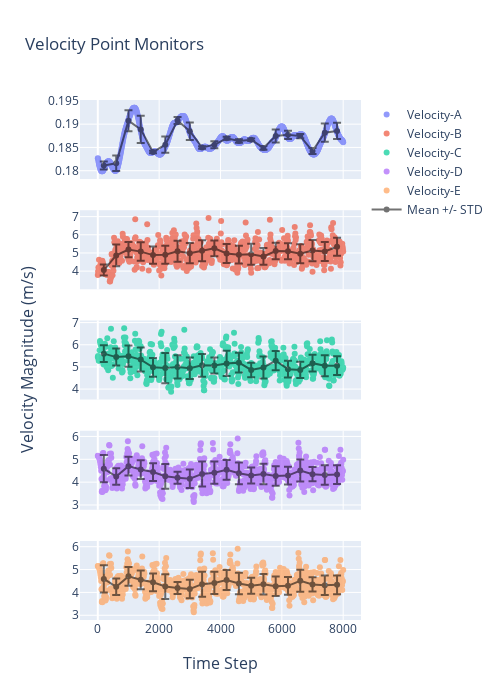
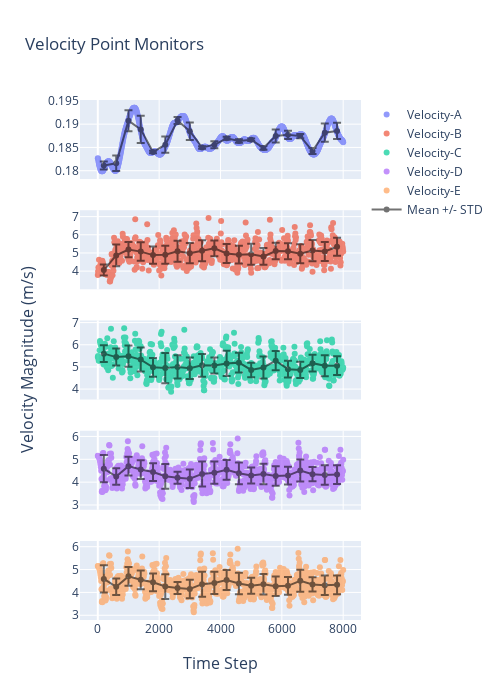

The code cell stored with these charts, in order, in its notebook:
### Code cell
color10_16 = ['#636EFA', '#EF553B', '#00CC96', '#AB63FA', '#FFA15A', '#19D3F3', '#FF6692', '#B6E880', '#FF97FF',
              '#FECB52']
fig = make_subplots(
    rows=5,
    cols=1,
    shared_xaxes=True,
    x_title="Time Step",
    y_title="Velocity Magnitude (m/s)")
# subplot_titles=("Point A", "Quadrant 2"))

fig.add_trace(go.Scatter(x=residual_df['Time_Step'],
                         y=residual_df['point-vel-a'],
                         mode='markers',
                         opacity=scatter_opacity,
                         name='Velocity-A',
                         line=dict(color=color10_16[0])),
              row=1, col=1)

fig.add_trace(go.Scatter(x=bin_df['bin_centres'],
                         y=bin_df['point-vel-a_bin_mean'],
                         mode='markers+lines',
                         name='Mean +/- STD',
                         line=dict(color='black'),
                         opacity=.55,
                         error_y_array=bin_df['point-vel-a_std'],
                         showlegend=False),
              row=1, col=1)


fig.add_trace(go.Scatter(x=residual_df['Time_Step'],
                         y=residual_df['point-vel-b'],
                         mode='markers',
                         opacity=scatter_opacity,
                         name='Velocity-B',
                         line=dict(color=color10_16[1])),
              row=2, col=1)
fig.add_trace(go.Scatter(x=bin_df['bin_centres'],
                         y=bin_df['point-vel-b_bin_mean'],
                         mode='markers+lines',
                         name='Mean +/- STD',
                         line=dict(color='black'),
                         opacity=.55,
                         error_y_array=bin_df['point-vel-b_std'],
                         showlegend=False),
              row=2, col=1)

fig.add_trace(go.Scatter(x=residual_df['Time_Step'],
                         y=residual_df['point-vel-c'],
                         mode='markers',
                         opacity=scatter_opacity,
                         name='Velocity-C',
                         line=dict(color=color10_16[2]),
                         showlegend=True),
              row=3, col=1)
fig.add_trace(go.Scatter(x=bin_df['bin_centres'],
                         y=bin_df['point-vel-c_bin_mean'],
                         mode='markers+lines',
                         name='Mean +/- STD',
                         line=dict(color='black'),
                         opacity=.55,
                         error_y_array=bin_df['point-vel-c_std'],
                         showlegend=False),
              row=3, col=1)

fig.add_trace(go.Scatter(x=residual_df['Time_Step'],
                         y=residual_df['point-vel-d'],
                         mode='markers',
                         opacity=scatter_opacity,
                         name='Velocity-D',
                         line=dict(color=color10_16[3]),
                         showlegend=True),
              row=4, col=1)
fig.add_trace(go.Scatter(x=bin_df['bin_centres'],
                         y=bin_df['point-vel-d_bin_mean'],
                         mode='markers+lines',
                         name='Mean +/- STD',
                         line=dict(color='black'),
                         opacity=.55,
                         error_y_array=bin_df['point-vel-d_std'],
                         showlegend=False),
              row=4, col=1)

fig.add_trace(go.Scatter(x=residual_df['Time_Step'],
                         y=residual_df['point-vel-e'],
                         mode='markers',
                         opacity=scatter_opacity,
                         name='Velocity-E',
                         line=dict(color=color10_16[4]),
                         showlegend=True),
              row=5, col=1)
fig.add_trace(go.Scatter(x=bin_df['bin_centres'],
                         y=bin_df['point-vel-e_bin_mean'],
                         mode='markers+lines',
                         name='Mean +/- STD',
                         line=dict(color='black'),
                         opacity=.55,
                         error_y_array=bin_df['point-vel-e_std'],
                         showlegend=True),
              row=5, col=1)

fig.update_layout(height=700, width=500,
                  title_text="Velocity Point Monitors")

fig.show()

### Figure 1 — Plotly figure (JSON) as saved in the notebook; plotly's stock layout.template omitted (floating-point values rounded to 4 significant figures; data arrays with more than 128 entries replaced by an {"elided": "..."} marker saying what was removed)
{"data": [{"line": {"color": "#636EFA"}, "mode": "markers", "name": "Velocity-A", "opacity": 0.7, "type": "scatter", "x": {"elided": "801 int values"}, "xaxis": "x", "y": {"elided": "801 float values"}, "yaxis": "y"}, {"error_y": {"array": [0.0008582, 0.001669, 0.002281, 0.002948, 0.0002693, 0.00175, 0.0007374, 0.001869, 0.0002583, 0.0007481, 0.0003298, 0.0003839, 0.0002596, 0.0004245, 0.001378, 0.0008815, 0.000462, 0.0006628, 0.001962, 0.00174]}, "line": {"color": "black"}, "mode": "markers+lines", "name": "Mean +/- STD", "opacity": 0.55, "showlegend": false, "type": "scatter", "x": [196.0, 600.0, 1000.0, 1400.0, 1800.0, 2200.0, 2600.0, 3000.0, 3400.0, 3800.0, 4200.0, 4600.0, 5000.0, 5400.0, 5800.0, 6200.0, 6600.0, 7000.0, 7400.0, 7800.0], "xaxis": "x", "y": [0.1811, 0.1816, 0.1907, 0.1889, 0.184, 0.1856, 0.1908, 0.1885, 0.185, 0.1856, 0.187, 0.1864, 0.1867, 0.1849, 0.1875, 0.1877, 0.1874, 0.1842, 0.1882, 0.1885], "yaxis": "y"}, {"line": {"color": "#EF553B"}, "mode": "markers", "name": "Velocity-B", "opacity": 0.7, "type": "scatter", "x": {"elided": "801 int values"}, "xaxis": "x2", "y": {"elided": "801 float values"}, "yaxis": "y2"}, {"error_y": {"array": [0.3021, 0.5946, 0.4183, 0.5092, 0.4757, 0.4912, 0.5801, 0.5595, 0.5778, 0.4313, 0.5217, 0.4886, 0.5813, 0.4587, 0.4557, 0.4419, 0.5242, 0.5873, 0.5198, 0.4996]}, "line": {"color": "black"}, "mode": "markers+lines", "name": "Mean +/- STD", "opacity": 0.55, "showlegend": false, "type": "scatter", "x": [196.0, 600.0, 1000.0, 1400.0, 1800.0, 2200.0, 2600.0, 3000.0, 3400.0, 3800.0, 4200.0, 4600.0, 5000.0, 5400.0, 5800.0, 6200.0, 6600.0, 7000.0, 7400.0, 7800.0], "xaxis": "x2", "y": [4.057, 4.865, 5.184, 5.074, 4.882, 4.899, 5.094, 4.987, 5.124, 5.255, 4.972, 4.902, 4.928, 4.81, 5.109, 5.098, 4.961, 5.132, 5.079, 5.34], "yaxis": "y2"}, {"line": {"color": "#00CC96"}, "mode": "markers", "name": "Velocity-C", "opacity": 0.7, "showlegend": true, "type": "scatter", "x": {"elided": "801 int values"}, "xaxis": "x3", "y": {"elided": "801 float values"}, "yaxis": "y3"}, {"error_y": {"array": [0.3816, 0.3837, 0.4814, 0.5402, 0.4205, 0.6795, 0.5276, 0.4816, 0.5148, 0.3637, 0.5705, 0.4453, 0.3262, 0.4962, 0.4365, 0.3778, 0.3683, 0.3815, 0.4749, 0.4228]}, "line": {"color": "black"}, "mode": "markers+lines", "name": "Mean +/- STD", "opacity": 0.55, "showlegend": false, "type": "scatter", "x": [196.0, 600.0, 1000.0, 1400.0, 1800.0, 2200.0, 2600.0, 3000.0, 3400.0, 3800.0, 4200.0, 4600.0, 5000.0, 5400.0, 5800.0, 6200.0, 6600.0, 7000.0, 7400.0, 7800.0], "xaxis": "x3", "y": [5.599, 5.443, 5.484, 5.332, 4.982, 4.948, 5.0, 4.942, 5.072, 5.064, 5.156, 5.193, 4.862, 4.974, 5.281, 4.898, 4.863, 5.17, 5.055, 5.058], "yaxis": "y3"}, {"line": {"color": "#AB63FA"}, "mode": "markers", "name": "Velocity-D", "opacity": 0.7, "showlegend": true, "type": "scatter", "x": {"elided": "801 int values"}, "xaxis": "x4", "y": {"elided": "801 float values"}, "yaxis": "y4"}, {"error_y": {"array": [0.5938, 0.3627, 0.4147, 0.4112, 0.3884, 0.5414, 0.2634, 0.4084, 0.5478, 0.4845, 0.4326, 0.4737, 0.3451, 0.448, 0.4235, 0.3858, 0.4837, 0.3089, 0.426, 0.4114]}, "line": {"color": "black"}, "mode": "markers+lines", "name": "Mean +/- STD", "opacity": 0.55, "showlegend": false, "type": "scatter", "x": [196.0, 600.0, 1000.0, 1400.0, 1800.0, 2200.0, 2600.0, 3000.0, 3400.0, 3800.0, 4200.0, 4600.0, 5000.0, 5400.0, 5800.0, 6200.0, 6600.0, 7000.0, 7400.0, 7800.0], "xaxis": "x4", "y": [4.591, 4.249, 4.702, 4.551, 4.441, 4.257, 4.197, 4.15, 4.361, 4.415, 4.542, 4.388, 4.292, 4.359, 4.271, 4.288, 4.511, 4.35, 4.31, 4.331], "yaxis": "y4"}, {"line": {"color": "#FFA15A"}, "mode": "markers", "name": "Velocity-E", "opacity": 0.7, "showlegend": true, "type": "scatter", "x": {"elided": "801 int values"}, "xaxis": "x5", "y": {"elided": "801 float values"}, "yaxis": "y5"}, {"error_y": {"array": [0.5938, 0.3627, 0.4147, 0.4112, 0.3884, 0.5414, 0.2634, 0.4084, 0.5478, 0.4845, 0.4326, 0.4737, 0.3451, 0.448, 0.4235, 0.3858, 0.4837, 0.3089, 0.426, 0.4114]}, "line": {"color": "black"}, "mode": "markers+lines", "name": "Mean +/- STD", "opacity": 0.55, "showlegend": true, "type": "scatter", "x": [196.0, 600.0, 1000.0, 1400.0, 1800.0, 2200.0, 2600.0, 3000.0, 3400.0, 3800.0, 4200.0, 4600.0, 5000.0, 5400.0, 5800.0, 6200.0, 6600.0, 7000.0, 7400.0, 7800.0], "xaxis": "x5", "y": [4.591, 4.249, 4.702, 4.551, 4.441, 4.257, 4.197, 4.15, 4.361, 4.415, 4.542, 4.388, 4.292, 4.359, 4.271, 4.288, 4.511, 4.35, 4.31, 4.331], "yaxis": "y5"}], "layout": {"annotations": [{"font": {"size": 16}, "showarrow": false, "text": "Time Step", "x": 0.5, "xanchor": "center", "xref": "paper", "y": 0, "yanchor": "top", "yref": "paper", "yshift": -30}, {"font": {"size": 16}, "showarrow": false, "text": "Velocity Magnitude (m/s)", "textangle": -90, "x": 0, "xanchor": "right", "xref": "paper", "xshift": -40, "y": 0.5, "yanchor": "middle", "yref": "paper"}], "height": 700, "title": {"text": "Velocity Point Monitors"}, "width": 500, "xaxis": {"anchor": "y", "domain": [0.0, 1.0], "matches": "x5", "showticklabels": false}, "xaxis2": {"anchor": "y2", "domain": [0.0, 1.0], "matches": "x5", "showticklabels": false}, "xaxis3": {"anchor": "y3", "domain": [0.0, 1.0], "matches": "x5", "showticklabels": false}, "xaxis4": {"anchor": "y4", "domain": [0.0, 1.0], "matches": "x5", "showticklabels": false}, "xaxis5": {"anchor": "y5", "domain": [0.0, 1.0]}, "yaxis": {"anchor": "x", "domain": [0.848, 1.0]}, "yaxis2": {"anchor": "x2", "domain": [0.636, 0.788]}, "yaxis3": {"anchor": "x3", "domain": [0.424, 0.576]}, "yaxis4": {"anchor": "x4", "domain": [0.212, 0.364]}, "yaxis5": {"anchor": "x5", "domain": [0.0, 0.152]}}}

### Figure 2 — Plotly figure (JSON) as saved in the notebook; plotly's stock layout.template omitted (floating-point values rounded to 4 significant figures; data arrays with more than 128 entries replaced by an {"elided": "..."} marker saying what was removed)
{"data": [{"line": {"color": "#636EFA"}, "mode": "markers", "name": "Velocity-A", "opacity": 0.7, "type": "scatter", "x": {"elided": "801 int values"}, "xaxis": "x", "y": {"elided": "801 float values"}, "yaxis": "y"}, {"error_y": {"array": [0.0008582, 0.001669, 0.002281, 0.002948, 0.0002693, 0.00175, 0.0007374, 0.001869, 0.0002583, 0.0007481, 0.0003298, 0.0003839, 0.0002596, 0.0004245, 0.001378, 0.0008815, 0.000462, 0.0006628, 0.001962, 0.00174]}, "line": {"color": "black"}, "mode": "markers+lines", "name": "Mean +/- STD", "opacity": 0.55, "showlegend": false, "type": "scatter", "x": [196.0, 600.0, 1000.0, 1400.0, 1800.0, 2200.0, 2600.0, 3000.0, 3400.0, 3800.0, 4200.0, 4600.0, 5000.0, 5400.0, 5800.0, 6200.0, 6600.0, 7000.0, 7400.0, 7800.0], "xaxis": "x", "y": [0.1811, 0.1816, 0.1907, 0.1889, 0.184, 0.1856, 0.1908, 0.1885, 0.185, 0.1856, 0.187, 0.1864, 0.1867, 0.1849, 0.1875, 0.1877, 0.1874, 0.1842, 0.1882, 0.1885], "yaxis": "y"}, {"line": {"color": "#EF553B"}, "mode": "markers", "name": "Velocity-B", "opacity": 0.7, "type": "scatter", "x": {"elided": "801 int values"}, "xaxis": "x2", "y": {"elided": "801 float values"}, "yaxis": "y2"}, {"error_y": {"array": [0.3021, 0.5946, 0.4183, 0.5092, 0.4757, 0.4912, 0.5801, 0.5595, 0.5778, 0.4313, 0.5217, 0.4886, 0.5813, 0.4587, 0.4557, 0.4419, 0.5242, 0.5873, 0.5198, 0.4996]}, "line": {"color": "black"}, "mode": "markers+lines", "name": "Mean +/- STD", "opacity": 0.55, "showlegend": false, "type": "scatter", "x": [196.0, 600.0, 1000.0, 1400.0, 1800.0, 2200.0, 2600.0, 3000.0, 3400.0, 3800.0, 4200.0, 4600.0, 5000.0, 5400.0, 5800.0, 6200.0, 6600.0, 7000.0, 7400.0, 7800.0], "xaxis": "x2", "y": [4.057, 4.865, 5.184, 5.074, 4.882, 4.899, 5.094, 4.987, 5.124, 5.255, 4.972, 4.902, 4.928, 4.81, 5.109, 5.098, 4.961, 5.132, 5.079, 5.34], "yaxis": "y2"}, {"line": {"color": "#00CC96"}, "mode": "markers", "name": "Velocity-C", "opacity": 0.7, "showlegend": true, "type": "scatter", "x": {"elided": "801 int values"}, "xaxis": "x3", "y": {"elided": "801 float values"}, "yaxis": "y3"}, {"error_y": {"array": [0.3816, 0.3837, 0.4814, 0.5402, 0.4205, 0.6795, 0.5276, 0.4816, 0.5148, 0.3637, 0.5705, 0.4453, 0.3262, 0.4962, 0.4365, 0.3778, 0.3683, 0.3815, 0.4749, 0.4228]}, "line": {"color": "black"}, "mode": "markers+lines", "name": "Mean +/- STD", "opacity": 0.55, "showlegend": false, "type": "scatter", "x": [196.0, 600.0, 1000.0, 1400.0, 1800.0, 2200.0, 2600.0, 3000.0, 3400.0, 3800.0, 4200.0, 4600.0, 5000.0, 5400.0, 5800.0, 6200.0, 6600.0, 7000.0, 7400.0, 7800.0], "xaxis": "x3", "y": [5.599, 5.443, 5.484, 5.332, 4.982, 4.948, 5.0, 4.942, 5.072, 5.064, 5.156, 5.193, 4.862, 4.974, 5.281, 4.898, 4.863, 5.17, 5.055, 5.058], "yaxis": "y3"}, {"line": {"color": "#AB63FA"}, "mode": "markers", "name": "Velocity-D", "opacity": 0.7, "showlegend": true, "type": "scatter", "x": {"elided": "801 int values"}, "xaxis": "x4", "y": {"elided": "801 float values"}, "yaxis": "y4"}, {"error_y": {"array": [0.5938, 0.3627, 0.4147, 0.4112, 0.3884, 0.5414, 0.2634, 0.4084, 0.5478, 0.4845, 0.4326, 0.4737, 0.3451, 0.448, 0.4235, 0.3858, 0.4837, 0.3089, 0.426, 0.4114]}, "line": {"color": "black"}, "mode": "markers+lines", "name": "Mean +/- STD", "opacity": 0.55, "showlegend": false, "type": "scatter", "x": [196.0, 600.0, 1000.0, 1400.0, 1800.0, 2200.0, 2600.0, 3000.0, 3400.0, 3800.0, 4200.0, 4600.0, 5000.0, 5400.0, 5800.0, 6200.0, 6600.0, 7000.0, 7400.0, 7800.0], "xaxis": "x4", "y": [4.591, 4.249, 4.702, 4.551, 4.441, 4.257, 4.197, 4.15, 4.361, 4.415, 4.542, 4.388, 4.292, 4.359, 4.271, 4.288, 4.511, 4.35, 4.31, 4.331], "yaxis": "y4"}, {"line": {"color": "#FFA15A"}, "mode": "markers", "name": "Velocity-E", "opacity": 0.7, "showlegend": true, "type": "scatter", "x": {"elided": "801 int values"}, "xaxis": "x5", "y": {"elided": "801 float values"}, "yaxis": "y5"}, {"error_y": {"array": [0.5938, 0.3627, 0.4147, 0.4112, 0.3884, 0.5414, 0.2634, 0.4084, 0.5478, 0.4845, 0.4326, 0.4737, 0.3451, 0.448, 0.4235, 0.3858, 0.4837, 0.3089, 0.426, 0.4114]}, "line": {"color": "black"}, "mode": "markers+lines", "name": "Mean +/- STD", "opacity": 0.55, "showlegend": true, "type": "scatter", "x": [196.0, 600.0, 1000.0, 1400.0, 1800.0, 2200.0, 2600.0, 3000.0, 3400.0, 3800.0, 4200.0, 4600.0, 5000.0, 5400.0, 5800.0, 6200.0, 6600.0, 7000.0, 7400.0, 7800.0], "xaxis": "x5", "y": [4.591, 4.249, 4.702, 4.551, 4.441, 4.257, 4.197, 4.15, 4.361, 4.415, 4.542, 4.388, 4.292, 4.359, 4.271, 4.288, 4.511, 4.35, 4.31, 4.331], "yaxis": "y5"}], "layout": {"annotations": [{"font": {"size": 16}, "showarrow": false, "text": "Time Step", "x": 0.5, "xanchor": "center", "xref": "paper", "y": 0, "yanchor": "top", "yref": "paper", "yshift": -30}, {"font": {"size": 16}, "showarrow": false, "text": "Velocity Magnitude (m/s)", "textangle": -90, "x": 0, "xanchor": "right", "xref": "paper", "xshift": -40, "y": 0.5, "yanchor": "middle", "yref": "paper"}], "height": 700, "title": {"text": "Velocity Point Monitors"}, "width": 500, "xaxis": {"anchor": "y", "domain": [0.0, 1.0], "matches": "x5", "showticklabels": false}, "xaxis2": {"anchor": "y2", "domain": [0.0, 1.0], "matches": "x5", "showticklabels": false}, "xaxis3": {"anchor": "y3", "domain": [0.0, 1.0], "matches": "x5", "showticklabels": false}, "xaxis4": {"anchor": "y4", "domain": [0.0, 1.0], "matches": "x5", "showticklabels": false}, "xaxis5": {"anchor": "y5", "domain": [0.0, 1.0]}, "yaxis": {"anchor": "x", "domain": [0.848, 1.0]}, "yaxis2": {"anchor": "x2", "domain": [0.636, 0.788]}, "yaxis3": {"anchor": "x3", "domain": [0.424, 0.576]}, "yaxis4": {"anchor": "x4", "domain": [0.212, 0.364]}, "yaxis5": {"anchor": "x5", "domain": [0.0, 0.152]}}}
